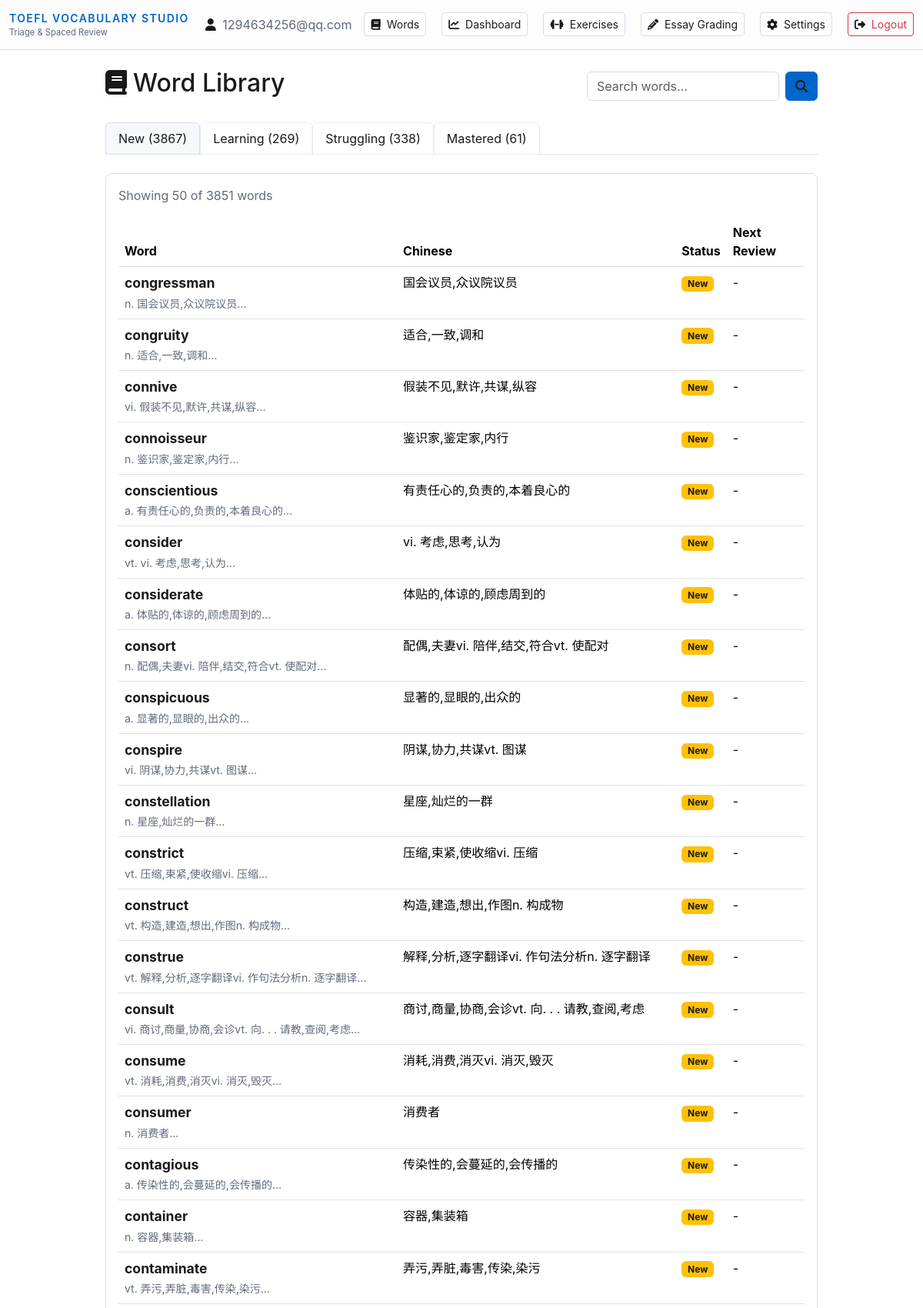
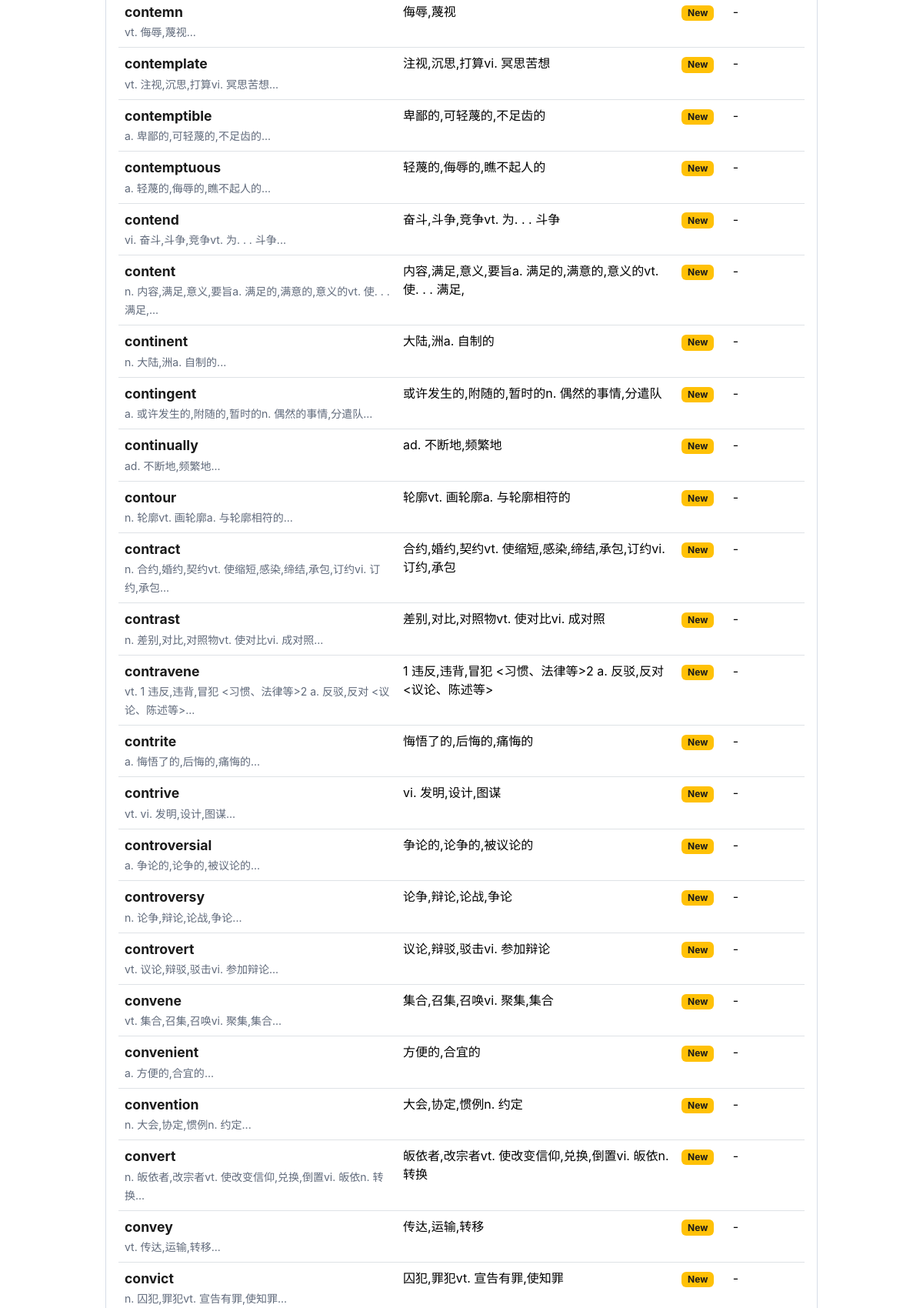
The page /words (signed in, upper part) on the database its author committed (2 pictures, top to bottom).
### models.py (models this page shows, shortened)
class User(db.Model):
    __tablename__ = 'users'
    id = db.Column(db.Integer, primary_key=True, index=True)
    email = db.Column(db.String(255), unique=True, index=True, nullable=False)
    password_hash = db.Column(db.String(255), nullable=False)
    daily_goal = db.Column(db.Integer, default=20, nullable=False)
    created_at = db.Column(db.DateTime(timezone=True), default=utcnow, nullable=False)
    words = db.relationship('UserWord', back_populates='user', cascade='all, delete-orphan')
    reviews = db.relationship('ReviewLog', back_populates='user', cascade='all, delete-orphan')

class Word(db.Model):
    __tablename__ = 'words'
    id = db.Column(db.Integer, primary_key=True, index=True)
    lemma = db.Column(db.String(255), unique=True, index=True, nullable=False)
    definition = db.Column(db.Text, nullable=False)
    example = db.Column(db.Text, nullable=False)
    cn_gloss = db.Column(db.String(255), nullable=True)
    pronunciation_audio_url = db.Column(db.String(500), nullable=True)
    pronunciation_pitfall_cn = db.Column(db.Text, nullable=True)
    user_words = db.relationship('UserWord', back_populates='word', cascade='all, delete-orphan')
    reviews = db.relationship('ReviewLog', back_populates='word', cascade='all, delete-orphan')

### app.py (the view)
@app.route('/words')
@login_required
def browse_words():
    user = get_current_user()
    if not user:
        return redirect(url_for('login'))
    category = request.args.get('category', 'new')
    page = request.args.get('page', 1, type=int)
    per_page = 50
    offset = (page - 1) * per_page
    words, total_count = get_words_by_mastery(user.id, category, limit=per_page, offset=offset)
    total_pages = (total_count + per_page - 1) // per_page
    breakdown = get_mastery_breakdown(user.id)
    enriched_words = []
    for word in words:
        user_word = UserWord.query.filter_by(user_id=user.id, word_id=word.id).first()
        enriched_words.append({
            'word': word,
            'user_word': user_word
        })
    return render_template(
        'words.html',
        enriched_words=enriched_words,
        category=category,
        page=page,
        total_pages=total_pages,
        total_count=total_count,
        breakdown=breakdown
    )

### app.py (called while the page is built)
@app.before_request
def _assign_request_id():
    rid = request.headers.get("X-Request-Id") or request.headers.get("CF-Ray") or uuid4().hex[:12]
    g.request_id = rid
    g._request_start = time.monotonic()

@app.after_request
def _log_request(response):
    start = getattr(g, "_request_start", None)
    if start is not None:
        elapsed_ms = int((time.monotonic() - start) * 1000)
        current_app.logger.info("%s %s -> %s (%sms)", request.method, request.path, response.status_code, elapsed_ms)
    response.headers["X-Request-Id"] = getattr(g, "request_id", "-")
    return response

### utils.py (called while the page is built, shortened)
def login_required(f):
    @wraps(f)
    def decorated_function(*args, **kwargs):
        if 'user_id' not in session:
            flash('Please log in to access this page.', 'warning')
            return redirect(url_for('login'))
        return f(*args, **kwargs)
    return decorated_function

def get_current_user():
    user_id = session.get('user_id')
    if user_id:
        return User.query.get(user_id)
    return None

def get_words_by_mastery(user_id: int, category: str, limit: int = 100, offset: int = 0):
    if category == 'new':
        results = db.session.query(Word).outerjoin(
            UserWord,
            (UserWord.word_id == Word.id) & (UserWord.user_id == user_id)
        ).filter(
            UserWord.id.is_(None)
        ).order_by(Word.id).limit(limit).offset(offset).all()
        count = db.session.query(func.count(Word.id)).outerjoin(
            UserWord,
            (UserWord.word_id == Word.id) & (UserWord.user_id == user_id)
        ).filter(UserWord.id.is_(None)).scalar()
    return results, count or 0

### templates/words.html (shortened to what this page needs)
{% extends "base.html" %}
{% block content %}
<div class="row justify-content-center">
    <div class="col-lg-10">
        <div class="d-flex justify-content-between align-items-center mb-4">
            <h2><i class="fas fa-book me-2"></i>Word Library</h2>
            <form action="{{ url_for('search') }}" method="GET" class="d-flex" style="width: 300px;">
                <input type="text" name="q" class="form-control me-2" placeholder="Search words..." required>
                <button type="submit" class="btn btn-primary">
                    <i class="fas fa-search"></i>
                </button>
            </form>
        </div>
        <ul class="nav nav-tabs mb-4 word-tabs">
            <li class="nav-item">
                <a class="nav-link {% if category == 'new' %}active{% endif %}"
                   href="{{ url_for('browse_words', category='new') }}">
                    New ({{ breakdown.new }})
                </a>
            </li>
            <li class="nav-item">
                <a class="nav-link {% if category == 'learning' %}active{% endif %}"
                   href="{{ url_for('browse_words', category='learning') }}">
                    Learning ({{ breakdown.learning }})
                </a>
            </li>
            <li class="nav-item">
                <a class="nav-link {% if category == 'struggling' %}active{% endif %}"
                   href="{{ url_for('browse_words', category='struggling') }}">
                    Struggling ({{ breakdown.struggling }})
                </a>
            </li>
            <li class="nav-item">
                <a class="nav-link {% if category == 'mastered' %}active{% endif %}"
                   href="{{ url_for('browse_words', category='mastered') }}">
                    Mastered ({{ breakdown.mastered }})
                </a>
            </li>
        </ul>
        <div class="card p-3">
            <p class="text-muted mb-3">Showing {{ enriched_words|length }} of {{ total_count }} words</p>
            {% if enriched_words %}
            <div class="table-responsive">
                <table class="table table-hover word-table">
                    <thead>
                        <tr>
                            <th>Word</th>
                            <th>Chinese</th>
                            <th>Status</th>
                            <th>Next Review</th>
                        </tr>
                    </thead>
                    <tbody>
                        {% for item in enriched_words %}
                        <tr>
                            <td>
                                <strong style="font-size: 1.1rem;">{{ item.word.lemma }}</strong>
                                <br>
                                <small class="text-muted">{{ item.word.definition[:80] }}...</small>
                            </td>
                            <td>{{ item.word.cn_gloss or '-' }}</td>
                            <td>
                                {% if item.user_word %}
                                    <span class="badge bg-info">Rep: {{ item.user_word.repetitions }}</span>
                                    <span class="badge bg-secondary">EF: {{ item.user_word.easiness|round(2) }}</span>
                                {% else %}
                                    <span class="badge bg-warning">New</span>
                                {% endif %}
                            </td>
                            <td>
                                {% if item.user_word %}
                                    {{ item.user_word.next_due.strftime('%m/%d %H:%M') if item.user_word.next_due else '-' }}
                                {% else %}
                                    -
                                {% endif %}
                            </td>
                        </tr>
                        {% endfor %}
                    </tbody>
                </table>
            </div>
            {% else %}
            <div class="text-center py-5">
                <i class="fas fa-inbox fa-3x text-muted mb-3"></i>
                <p class="text-muted">No words in this category yet.</p>
            </div>
            {% endif %}
        </div>
    </div>
</div>
{% endblock %}

### templates/base.html (shortened to what this page needs)
<!DOCTYPE html>
<html lang="en">
<head>
    <link href="https://cdn.jsdelivr.net/npm/bootstrap@5.3.2/dist/css/bootstrap.min.css" rel="stylesheet">
    <link href="https://cdnjs.cloudflare.com/ajax/libs/font-awesome/6.4.0/css/all.min.css" rel="stylesheet">
    <link rel="stylesheet" href="{{ url_for('static', filename='css/unfamiliar_words.css') }}">
</head>
<body>
    <nav class="navbar navbar-light">
        <div class="container-fluid">
            <a class="navbar-brand d-flex flex-column" href="{{ url_for('index') }}">
                <span class="brand-text">TOEFL Vocabulary Studio</span>
                <small class="text-muted" style="font-size: 0.7rem;">Triage & Spaced Review</small>
            </a>
            <div class="d-flex align-items-center gap-3">
                {% if session.user_id %}
                    <span class="text-muted">
                        <i class="fas fa-user me-1"></i>
                        {{ session.user_email }}
                    </span>
                    <a href="{{ url_for('browse_words') }}" class="btn btn-sm btn-outline-light me-1">
                        <i class="fas fa-book me-1"></i> Words
                    </a>
                    <a href="{{ url_for('main_dashboard') }}" class="btn btn-sm btn-outline-light me-1">
                        <i class="fas fa-chart-line me-1"></i> Dashboard
                    </a>
                    <a href="{{ url_for('exercises_hub') }}" class="btn btn-sm btn-outline-light me-1">
                        <i class="fas fa-dumbbell me-1"></i> Exercises
                    </a>
                    <a href="{{ url_for('essay_grading_home') }}" class="btn btn-sm btn-outline-light me-1">
                        <i class="fas fa-pencil-alt me-1"></i> Essay Grading
                    </a>
                    <a href="{{ url_for('settings') }}" class="btn btn-sm btn-outline-light me-1">
                        <i class="fas fa-cog me-1"></i> Settings
                    </a>
                    <a href="{{ url_for('logout') }}" class="btn btn-sm btn-outline-danger">
                        <i class="fas fa-sign-out-alt me-1"></i> Logout
                    </a>
                {% else %}
                    <a href="{{ url_for('login') }}" class="btn btn-sm btn-outline-light">Login</a>
                    <a href="{{ url_for('register') }}" class="btn btn-sm btn-primary">Register</a>
                {% endif %}
            </div>
        </div>
    </nav>
    <main class="container my-4">
        {% block content %}{% endblock %}
    </main>
</body>
</html>

### static/css/unfamiliar_words.css (style rules this page uses)
.word-selectable { cursor: text; user-select: text; }

### templates/base.html (style rules this page uses)
:root { --toefl-bg: #ffffff; --toefl-text: #1a1a1a; --toefl-text-light: #606a7b; --toefl-border: #d7dde7; --toefl-border-light: #e7ecf5; --toefl-primary: #0066cc; --toefl-primary-hover: #0052a3; --toefl-success: #28a745; --toefl-danger: #dc3545; --toefl-warning: #ffc107; --toefl-info: #17a2b8; --toefl-highlight: #fff6cc; --toefl-highlight-blue: #e3f1ff; --toefl-highlight-green: #e6f8ee; --toefl-gray-bg: #f6f8fb; --toefl-nav-bg: #fdfdfd; --slate-900: #f4f7fb; --slate-800: #ecf0f8; --slate-700: #e2e7f3; --slate-400: #6f7d96; --slate-300: #8291aa; --slate-200: #c9d4e6; --slate-100: #1a1f2b; --slate-700-rgb: 226, 231, 243; --teal-500: #0d9488; --teal-400: #0ea5e9; --teal-300: #38bdf8; --teal-200: #bae6fd; --amber-400: #f59e0b; --amber-300: #fbbf24; --amber-200: #fde68a; --rose-400: #fb7185; --rose-300: #fda4af; --rose-200: #fecdd3; --emerald-400: #34d399; --emerald-300: #6ee7b7; --cyan-400: #22d3ee; --purple: #a855f7; --purple-300: #c4b5fd; --blue: #2563eb; --blue-300: #60a5fa; --green: #22c55e; --orange: #fb923c; --gray-300: #d1d5db; --gray-200: #e5e7eb; }
body { background: var(--toefl-bg); color: var(--toefl-text); min-height: 100vh; font-family: -apple-system, BlinkMacSystemFont, 'Segoe UI', Roboto, Oxygen, Ubuntu, Cantarell, sans-serif; }
.navbar { background: var(--toefl-nav-bg); border-bottom: 1px solid var(--toefl-border); }
.card { background: var(--toefl-bg); border: 1px solid var(--toefl-border); border-radius: 0.5rem; }
.btn-primary { background: var(--toefl-primary); border-color: var(--toefl-primary); color: white; font-weight: 600; }
.text-muted { color: var(--toefl-text-light) !important; }
.form-control, .form-select { background: var(--toefl-bg); border: 1px solid var(--toefl-border); color: var(--toefl-text); }
.brand-text { color: var(--toefl-primary); font-weight: 600; text-transform: uppercase; letter-spacing: 0.1em; font-size: 0.875rem; }
.card p, .card h1, .card h2, .card h3, .card h4, .card h5, .card h6, .card label, .card span, .card div { color: var(--toefl-text); }
p, h1, h2, h3, h4, h5, h6, label, span, div, li, td, th { color: var(--toefl-text); }
strong, b, em, i { color: var(--toefl-text); }
a:not(.btn) { color: var(--toefl-primary); }
.btn-outline-light { color: var(--toefl-text); border-color: var(--toefl-border); background: white; }
.btn-outline-danger { color: var(--toefl-danger); border-color: var(--toefl-danger); }

### templates/words.html (style rules this page uses)
.word-tabs .nav-link { color: var(--toefl-text); background: #ffffff; border-color: var(--toefl-border-light); }
.word-tabs .nav-link.active { color: var(--toefl-text); background: var(--toefl-gray-bg); border-color: var(--toefl-border); }
.word-table { color: var(--toefl-text); }

### rows shown on the page
User: user_email "1294634256@qq.com"
Word: word.lemma "congressman", word "n. 国会议员,众议院议员", word "国会议员,众议院议员"
Word: word.lemma "congruity", word "n. 适合,一致,调和", word "适合,一致,调和"
Word: word.lemma "connive", word "vi. 假装不见,默许,共谋,纵容", word "假装不见,默许,共谋,纵容"
Word: word.lemma "connoisseur", word "n. 鉴识家,鉴定家,内行", word "鉴识家,鉴定家,内行"
Word: word.lemma "conscientious", word "a. 有责任心的,负责的,本着良心的", word "有责任心的,负责的,本着良心的"
Word: word.lemma "consider", word "vt. vi. 考虑,思考,认为", word "vi. 考虑,思考,认为"
Word: word.lemma "considerate", word "a. 体贴的,体谅的,顾虑周到的", word "体贴的,体谅的,顾虑周到的"
Word: word.lemma "consort", word "n. 配偶,夫妻vi. 陪伴,结交,符合vt. 使配对", word "配偶,夫妻vi. 陪伴,结交,符合vt. 使配对"
Word: word.lemma "conspicuous", word "a. 显著的,显眼的,出众的", word "显著的,显眼的,出众的"
Word: word.lemma "conspire", word "vi. 阴谋,协力,共谋vt. 图谋", word "阴谋,协力,共谋vt. 图谋"
Word: word.lemma "constellation", word "n. 星座,灿烂的一群", word "星座,灿烂的一群"
Word: word.lemma "constrict", word "vt. 压缩,束紧,使收缩vi. 压缩", word "压缩,束紧,使收缩vi. 压缩"
Word: word.lemma "construct", word "vt. 构造,建造,想出,作图n. 构成物", word "构造,建造,想出,作图n. 构成物"
Word: word.lemma "construe", word "vt. 解释,分析,逐字翻译vi. 作句法分析n. 逐字翻译", word "解释,分析,逐字翻译vi. 作句法分析n. 逐字翻译"
Word: word.lemma "consult", word "vi. 商讨,商量,协商,会诊vt. 向. . . 请教,查阅,考虑", word "商讨,商量,协商,会诊vt. 向. . . 请教,查阅,考虑"
Word: word.lemma "consume", word "vt. 消耗,消费,消灭vi. 消灭,毁灭", word "消耗,消费,消灭vi. 消灭,毁灭"
Word: word.lemma "consumer", word "n. 消费者", word "消费者"
Word: word.lemma "contagious", word "a. 传染性的,会蔓延的,会传播的", word "传染性的,会蔓延的,会传播的"
Word: word.lemma "container", word "n. 容器,集装箱", word "容器,集装箱"
Word: word.lemma "contaminate", word "vt. 弄污,弄脏,毒害,传染,染污", word "弄污,弄脏,毒害,传染,染污"
Word: word.lemma "contemn", word "vt. 侮辱,蔑视", word "侮辱,蔑视"
Word: word.lemma "contemplate", word "vt. 注视,沉思,打算vi. 冥思苦想", word "注视,沉思,打算vi. 冥思苦想"
Word: word.lemma "contemptible", word "a. 卑鄙的,可轻蔑的,不足齿的", word "卑鄙的,可轻蔑的,不足齿的"
Word: word.lemma "contemptuous", word "a. 轻蔑的,侮辱的,瞧不起人的", word "轻蔑的,侮辱的,瞧不起人的"
Word: word.lemma "contend", word "vi. 奋斗,斗争,竞争vt. 为. . . 斗争", word "奋斗,斗争,竞争vt. 为. . . 斗争"
Word: word.lemma "content", word "n. 内容,满足,意义,要旨a. 满足的,满意的,意义的vt. 使. . . 满足,", word "内容,满足,意义,要旨a. 满足的,满意的,意义的vt. 使. . . 满足,"
Word: word.lemma "continent", word "n. 大陆,洲a. 自制的", word "大陆,洲a. 自制的"
Word: word.lemma "contingent", word "a. 或许发生的,附随的,暂时的n. 偶然的事情,分遣队", word "或许发生的,附随的,暂时的n. 偶然的事情,分遣队"
Word: word.lemma "continually", word "ad. 不断地,频繁地", word "ad. 不断地,频繁地"
Word: word.lemma "contour", word "n. 轮廓vt. 画轮廓a. 与轮廓相符的", word "轮廓vt. 画轮廓a. 与轮廓相符的"
Word: word.lemma "contract", word "n. 合约,婚约,契约vt. 使缩短,感染,缔结,承包,订约vi. 订约,承包", word "合约,婚约,契约vt. 使缩短,感染,缔结,承包,订约vi. 订约,承包"
Word: word.lemma "contrast", word "n. 差别,对比,对照物vt. 使对比vi. 成对照", word "差别,对比,对照物vt. 使对比vi. 成对照"
Word: word.lemma "contravene", word "vt. 1 违反,违背,冒犯 <习惯、法律等>2 a. 反驳,反对 <议论、陈述等>", word "1 违反,违背,冒犯 <习惯、法律等>2 a. 反驳,反对 <议论、陈述等>"
Word: word.lemma "contrite", word "a. 悔悟了的,后悔的,痛悔的", word "悔悟了的,后悔的,痛悔的"
Word: word.lemma "contrive", word "vt. vi. 发明,设计,图谋", word "vi. 发明,设计,图谋"
Word: word.lemma "controversial", word "a. 争论的,论争的,被议论的", word "争论的,论争的,被议论的"
Word: word.lemma "controversy", word "n. 论争,辩论,论战,争论", word "论争,辩论,论战,争论"
Word: word.lemma "controvert", word "vt. 议论,辩驳,驳击vi. 参加辩论", word "议论,辩驳,驳击vi. 参加辩论"
Word: word.lemma "convene", word "vt. 集合,召集,召唤vi. 聚集,集合", word "集合,召集,召唤vi. 聚集,集合"
Word: word.lemma "convenient", word "a. 方便的,合宜的", word "方便的,合宜的"
Word: word.lemma "convention", word "n. 大会,协定,惯例n. 约定", word "大会,协定,惯例n. 约定"
Word: word.lemma "convert", word "n. 皈依者,改宗者vt. 使改变信仰,兑换,倒置vi. 皈依n. 转换", word "皈依者,改宗者vt. 使改变信仰,兑换,倒置vi. 皈依n. 转换"
Word: word.lemma "convey", word "vt. 传达,运输,转移", word "传达,运输,转移"
Word: word.lemma "convict", word "n. 囚犯,罪犯vt. 宣告有罪,使知罪", word "囚犯,罪犯vt. 宣告有罪,使知罪"

### other values the page prints
{{ breakdown.new }} "3867"
{{ breakdown.learning }} "269"
{{ breakdown.struggling }} "338"
{{ breakdown.mastered }} "61"
{{ enriched_words|length }} "50"
{{ total_count }} "3851"
